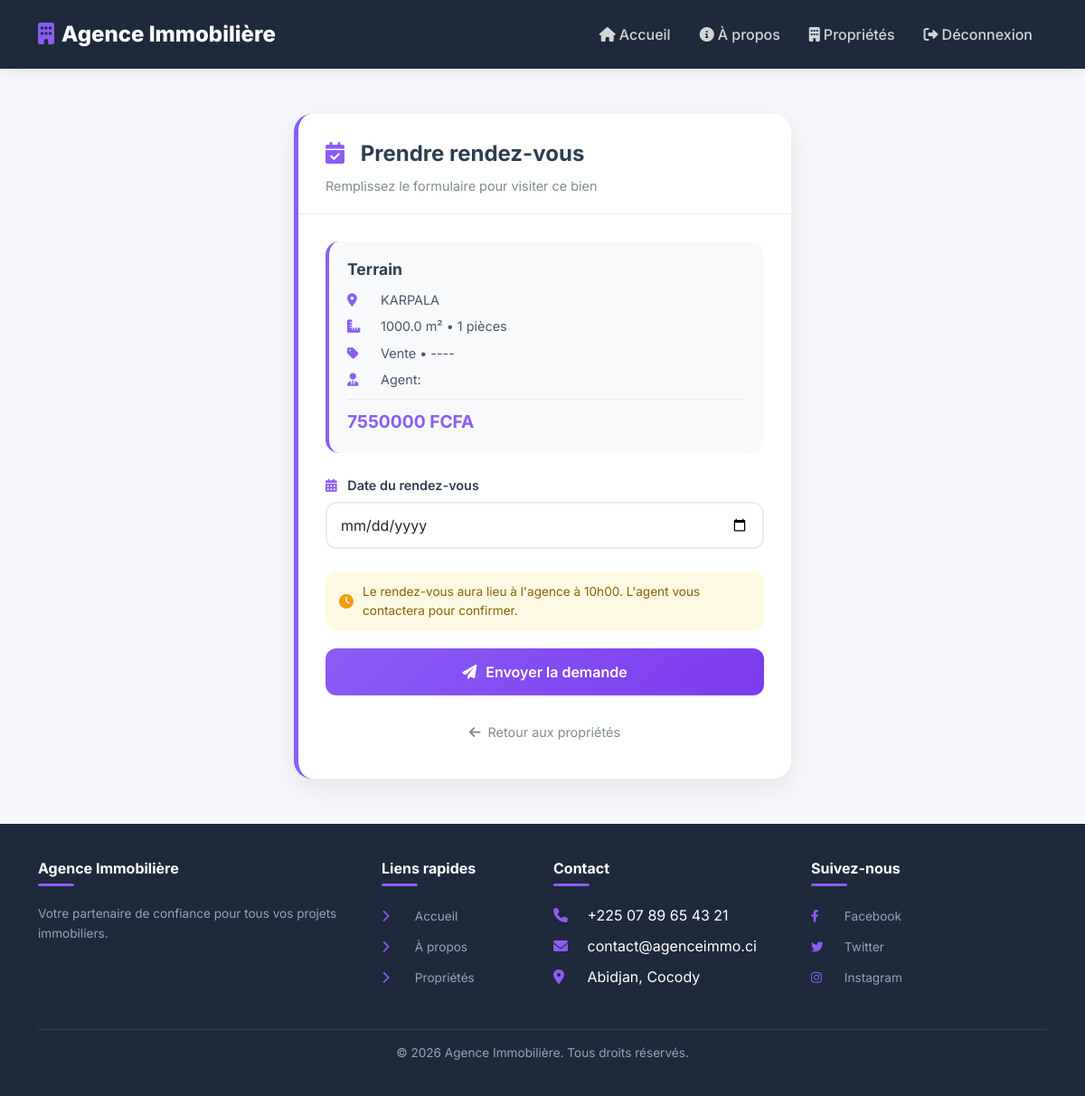
The app's page /rdv/?propriete_id=3 (signed in) with its own data.
### SE/models.py (models this page shows, shortened)
class Propriete(models.Model):
    TYPE_CHOICES = [
        ('villa', 'Villa'),
        ('appartement', 'Appartement'),
        ('terrain', 'Terrain'),
        ('bureau', 'Bureau'),
    ]
    OPTION_CHOICES = [
        ('vente', 'Vente'),
        ('location', 'Location'),
    ]
    type_bien = models.CharField(max_length=50, choices=TYPE_CHOICES)
    option = models.CharField(max_length=10, choices=OPTION_CHOICES)
    adresse = models.CharField(max_length=255)
    surface = models.FloatField()
    nombre_piece = models.IntegerField()
    annee = models.IntegerField()
    prix = models.IntegerField()
    categorie = models.ForeignKey(Categorie, on_delete=models.CASCADE)
    bailleur = models.ForeignKey(User, on_delete=models.CASCADE, related_name='proprietes_bailleur')
    agent = models.ForeignKey(User, on_delete=models.SET_NULL, null=True, blank=True, related_name='proprietes_agent')
    image = models.ImageField(upload_to='images_proprietes/', null=True, blank=True)

class Categorie(models.Model):
    type_categorie = models.CharField(max_length=100)

### SE/views.py (the view, shortened to what this page needs)
# urls.py: path('rdv/', views.rdv, name='rdv'),
@login_required
def rdv(request):
    propriete_id = request.GET.get('propriete_id') or request.POST.get('propriete_id')
    if not propriete_id:
        messages.error(request, "❌ Veuillez sélectionner une propriété d'abord.")
        return redirect('accueil')
    propriete = get_object_or_404(Propriete, id=propriete_id)
    if not hasattr(request.user, 'profil') or request.user.profil.role != 'client':
        messages.error(request, "❌ Seuls les clients peuvent prendre des rendez-vous.")
        return redirect('accueil')
    context = {
        'propriete': propriete,
        'aujourd_hui': timezone.now().date().isoformat(),
        'page_title': 'Prendre rendez-vous',
    }
    return render(request, 'SE/rdv.html', context)

### SE/templates/SE/rdv.html (shortened to what this page needs)
<!DOCTYPE html>
<html lang="fr">
<head>
    <link href="https://cdn.jsdelivr.net/npm/bootstrap@5.1.3/dist/css/bootstrap.min.css" rel="stylesheet">
    <link rel="stylesheet" href="https://cdnjs.cloudflare.com/ajax/libs/font-awesome/6.0.0/css/all.min.css">
</head>
<body>
    <nav class="navbar navbar-expand-lg navbar-dark sticky-top">
        <div class="container">
            <a class="navbar-brand" href="{% url 'accueil' %}">
                <i class="fas fa-building me-2"></i>Agence Immobilière
            </a>
            <div class="collapse navbar-collapse" id="navbarNav">
                <ul class="navbar-nav ms-auto">
                    <li class="nav-item">
                        <a class="nav-link" href="{% url 'accueil' %}">
                            <i class="fas fa-home me-1"></i>Accueil
                        </a>
                    </li>
                    <li class="nav-item">
                        <a class="nav-link" href="{% url 'propos' %}">
                            <i class="fas fa-info-circle me-1"></i>À propos
                        </a>
                    </li>
                    <li class="nav-item">
                        <a class="nav-link" href="{% url 'propierte' %}">
                            <i class="fas fa-building me-1"></i>Propriétés
                        </a>
                    </li>
                    {% if user.is_authenticated %}
                    <li class="nav-item">
                        <a class="nav-link" href="{% url 'deconnexion' %}">
                            <i class="fas fa-sign-out-alt me-1"></i>Déconnexion
                        </a>
                    </li>
                    {% endif %}
                </ul>
            </div>
        </div>
    </nav>
    <div class="rdv-container">
        <div class="rdv-card">
            <div class="rdv-header">
                <h2>
                    <i class="fas fa-calendar-check"></i> Prendre rendez-vous
                </h2>
                <p>Remplissez le formulaire pour visiter ce bien</p>
            </div>
            <div class="rdv-body">
                <div class="propriete-info">
                    <h4>{{ propriete.type_bien|title }}</h4>
                    <p><i class="fas fa-map-marker-alt"></i> {{ propriete.adresse }}</p>
                    <p><i class="fas fa-ruler-combined"></i> {{ propriete.surface }} m² • {{ propriete.nombre_piece }} pièces</p>
                    <p><i class="fas fa-tag"></i> {{ propriete.get_option_display }} • {{ propriete.categorie.type_categorie }}</p>
                    {% if propriete.agent %}
                    <p><i class="fas fa-user-tie"></i> Agent: {{ propriete.agent.first_name }} {{ propriete.agent.last_name }}</p>
                    {% endif %}
                    <div class="propriete-price">
                        {{ propriete.prix|floatformat:0 }} FCFA
                    </div>
                </div>
                <form method="post">
                    <div class="form-group">
                        <label><i class="fas fa-calendar-alt"></i> Date du rendez-vous</label>
                        <input type="date" name="date" class="form-control" min="{{ aujourd_hui }}" required>
                    </div>
                    <div class="info-note">
                        <i class="fas fa-clock"></i>
                        <span>Le rendez-vous aura lieu à l'agence à 10h00. L'agent vous contactera pour confirmer.</span>
                    </div>
                    <button type="submit" class="btn-submit">
                        <i class="fas fa-paper-plane"></i>
                        Envoyer la demande
                    </button>
                </form>
                <a href="{% url 'propierte' %}" class="btn-back">
                    <i class="fas fa-arrow-left"></i> Retour aux propriétés
                </a>
            </div>
        </div>
    </div>
    <footer class="footer">
        <div class="container">
            <div class="row">
                <div class="col-md-4">
                    <h5>Agence Immobilière</h5>
                    <p>Votre partenaire de confiance pour tous vos projets immobiliers.</p>
                </div>
                <div class="col-md-2">
                    <h5>Liens rapides</h5>
                    <ul class="footer-links">
                        <li><a href="{% url 'accueil' %}"><i class="fas fa-chevron-right"></i> Accueil</a></li>
                        <li><a href="{% url 'propos' %}"><i class="fas fa-chevron-right"></i> À propos</a></li>
                        <li><a href="{% url 'propierte' %}"><i class="fas fa-chevron-right"></i> Propriétés</a></li>
                    </ul>
                </div>
                <div class="col-md-3">
                    <h5>Contact</h5>
                    <ul class="footer-links">
                        <li><i class="fas fa-phone"></i> +225 07 89 65 43 21</li>
                        <li><i class="fas fa-envelope"></i> contact@agenceimmo.ci</li>
                        <li><i class="fas fa-map-marker-alt"></i> Abidjan, Cocody</li>
                    </ul>
                </div>
                <div class="col-md-3">
                    <h5>Suivez-nous</h5>
                    <ul class="footer-links">
                        <li><a href="#"><i class="fab fa-facebook-f"></i> Facebook</a></li>
                        <li><a href="#"><i class="fab fa-twitter"></i> Twitter</a></li>
                        <li><a href="#"><i class="fab fa-instagram"></i> Instagram</a></li>
                    </ul>
                </div>
            </div>
            <div class="copyright">
                <p>&copy; {% now "Y" %} Agence Immobilière. Tous droits réservés.</p>
            </div>
        </div>
    </footer>
</body>
</html>

### SE/templates/SE/rdv.html (style rules this page uses)
* { margin: 0; padding: 0; box-sizing: border-box; }
body { font-family: 'Inter', 'Segoe UI', sans-serif; color: #2c3e50; background-color: #f5f7fb; }
.navbar { background-color: #1e293b !important; box-shadow: 0 2px 15px rgba(0, 0, 0, 0.1); padding: 15px 0; }
.navbar-brand { font-weight: 800; font-size: 1.5rem; color: #fff !important; }
.navbar-brand i { color: #8b5cf6; }
.nav-link { font-weight: 500; margin: 0 8px; transition: all 0.3s; color: rgba(255, 255, 255, 0.8) !important; border-radius: 8px; }
.rdv-container { min-height: calc(100vh - 80px); display: flex; align-items: center; justify-content: center; padding: 50px 20px; }
.rdv-card { max-width: 550px; width: 100%; background: white; border-radius: 20px; box-shadow: 0 10px 30px rgba(0, 0, 0, 0.08); overflow: hidden; border-left: 5px solid #8b5cf6; }
.rdv-header { background: white; padding: 30px 30px 20px; border-bottom: 1px solid #e9ecef; }
.rdv-header h2 { font-size: 1.5rem; font-weight: 700; color: #2c3e50; margin: 0; }
.rdv-header h2 i { color: #8b5cf6; margin-right: 12px; }
.rdv-header p { color: #7f8c8d; margin: 10px 0 0; font-size: 0.9rem; }
.rdv-body { padding: 30px; }
.propriete-info { background: #f8f9fa; border-radius: 15px; padding: 20px; margin-bottom: 25px; border-left: 4px solid #8b5cf6; }
.propriete-info h4 { color: #2c3e50; font-size: 1.1rem; font-weight: 700; margin-bottom: 12px; }
.propriete-info p { margin: 8px 0; color: #4a5568; font-size: 0.9rem; }
.propriete-info i { width: 25px; color: #8b5cf6; margin-right: 8px; }
.propriete-price { font-size: 1.2rem; font-weight: 700; color: #8b5cf6; margin-top: 10px; padding-top: 10px; border-top: 1px solid #e9ecef; }
.form-group { margin-bottom: 25px; }
.form-group label { display: block; margin-bottom: 8px; font-weight: 600; color: #2c3e50; font-size: 0.9rem; }
.form-group label i { color: #8b5cf6; margin-right: 8px; }
.form-control { width: 100%; padding: 12px 15px; border: 2px solid #e9ecef; border-radius: 12px; font-size: 1rem; transition: all 0.3s; font-family: inherit; }
.info-note { background: #fef9e3; border-radius: 12px; padding: 12px 15px; font-size: 0.85rem; color: #856404; margin-bottom: 20px; display: flex; align-items: center; gap: 10px; }
.info-note i { font-size: 1rem; color: #f59e0b; }
.btn-submit { width: 100%; padding: 14px; background: linear-gradient(135deg, #8b5cf6, #7c3aed); color: white; border: none; border-radius: 12px; font-size: 1rem; font-weight: 600; cursor: pointer; transition: all 0.3s; display: flex; align-items: center; justify-content: center; gap: 10px; }
.btn-back { display: flex; align-items: center; justify-content: center; gap: 8px; margin-top: 20px; color: #7f8c8d; text-decoration: none; font-size: 0.9rem; transition: all 0.3s; width: 100%; padding: 10px; border-radius: 10px; }
.footer { background: #1e293b; color: #fff; padding: 40px 0 20px; }
.footer h5 { color: #fff; font-size: 1rem; font-weight: 700; margin-bottom: 20px; position: relative; padding-bottom: 10px; }
.footer h5:after { content: ''; position: absolute; bottom: 0; left: 0; width: 40px; height: 3px; background: #8b5cf6; border-radius: 2px; }
.footer p { color: #94a3b8; line-height: 1.6; font-size: 0.85rem; }
.footer-links { list-style: none; padding: 0; }
.footer-links li { margin-bottom: 10px; }
.footer-links a { color: #94a3b8; text-decoration: none; transition: color 0.3s; font-size: 0.85rem; }
.footer-links i { width: 25px; color: #8b5cf6; margin-right: 8px; }
.copyright { text-align: center; margin-top: 30px; padding-top: 15px; border-top: 1px solid rgba(255, 255, 255, 0.1); color: #94a3b8; font-size: 0.8rem; }

### records on screen
Propriete: type_bien "Terrain", adresse "KARPALA", surface "1000.0", nombre_piece "1", option "Vente", categorie.type_categorie "----", prix "7550000"
